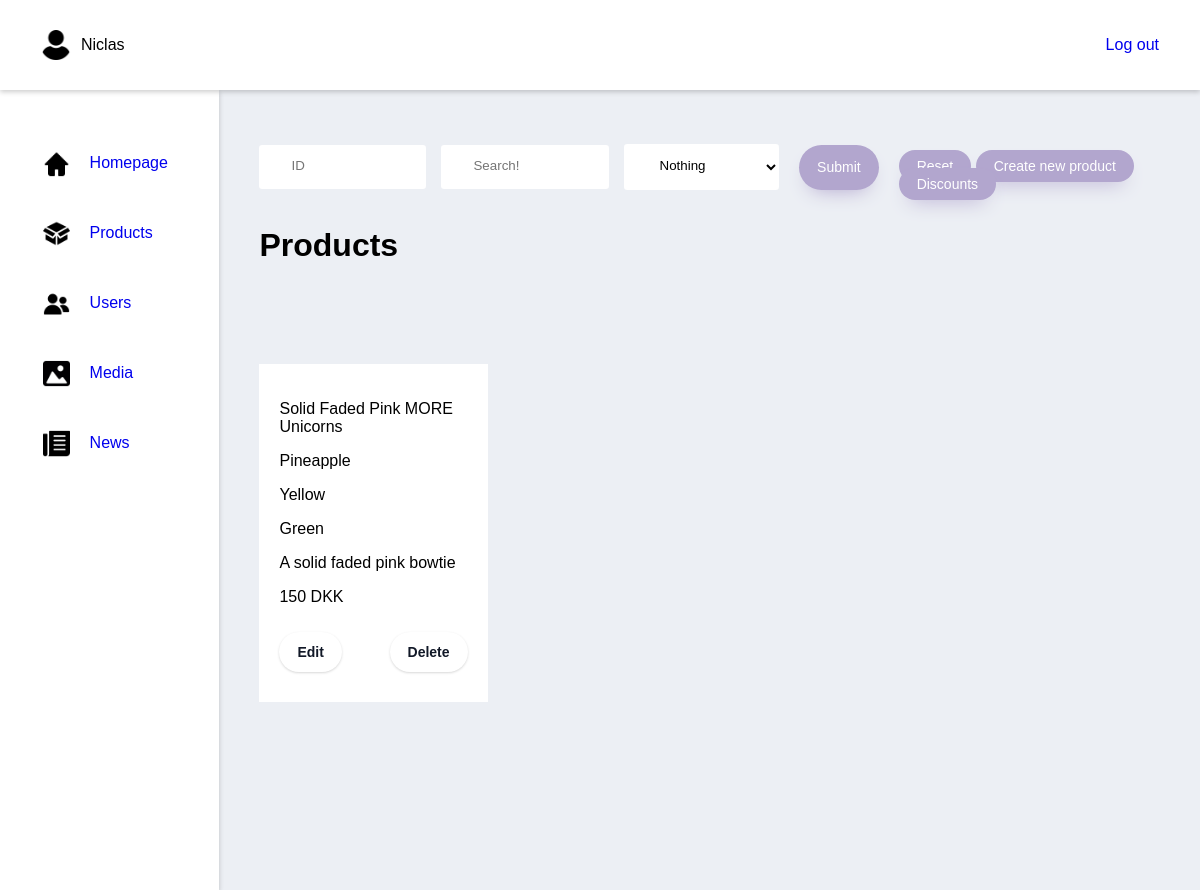
Page /adminProducts (signed in) on the earlier database version.
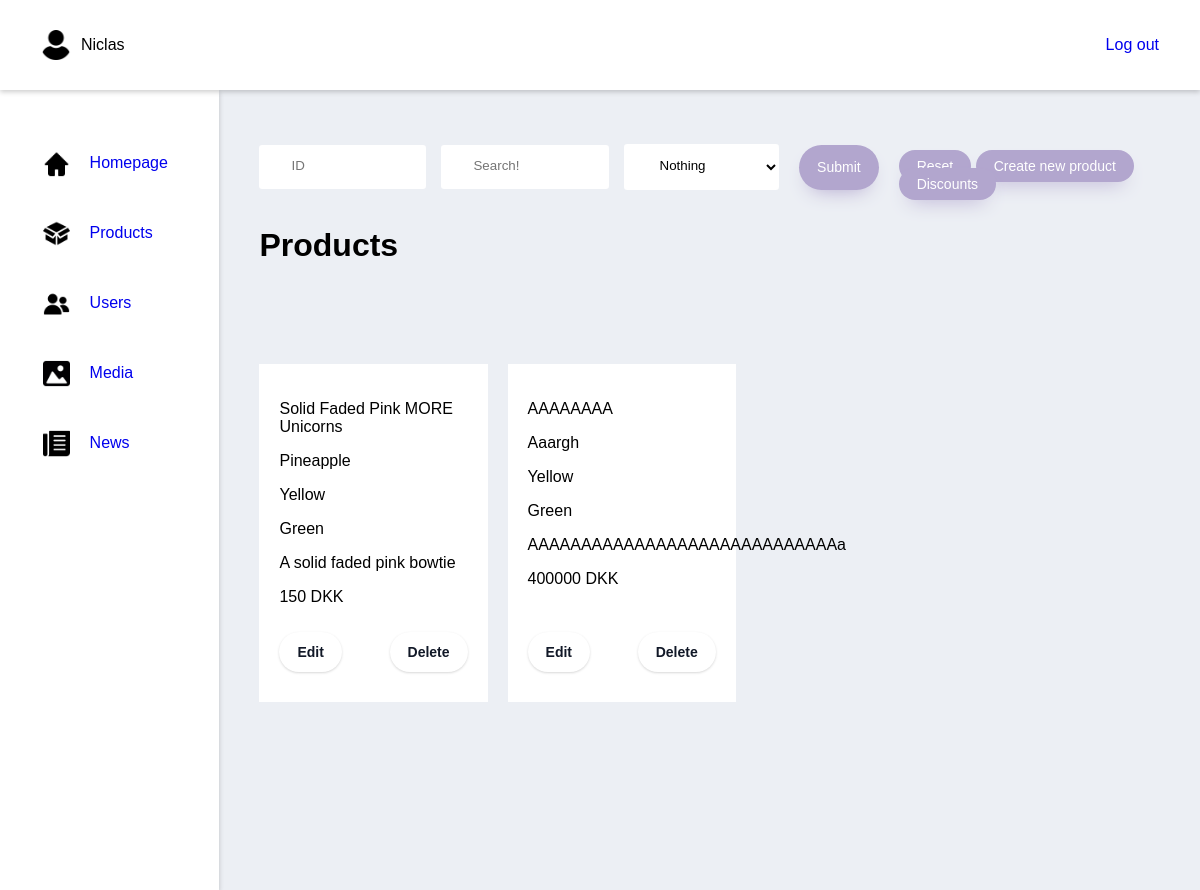
Same page on the later database version.
### tables this page shows
CREATE TABLE IF NOT EXISTS `products` (
  `products_id` int(11) NOT NULL AUTO_INCREMENT,
  `name` varchar(30) NOT NULL,
  `type` int(11) NOT NULL,
  `description` varchar(250) NOT NULL,
  `price` decimal(10,0) NOT NULL,
  `primary_image` varchar(250) DEFAULT NULL,
  PRIMARY KEY (`products_id`)
);

CREATE TABLE IF NOT EXISTS `product_types` (
  `id` int(11) NOT NULL AUTO_INCREMENT,
  `type` varchar(100) NOT NULL,
  PRIMARY KEY (`id`)
);

CREATE TABLE IF NOT EXISTS `assign_colors_to_products` (
  `product_id` int(11) NOT NULL,
  `color_id` int(11) NOT NULL,
  PRIMARY KEY (`product_id`,`color_id`)
);

CREATE TABLE IF NOT EXISTS `product_colors` (
  `id` int(11) NOT NULL AUTO_INCREMENT,
  `color` varchar(100) NOT NULL,
  PRIMARY KEY (`id`)
);

### index.php (called while the page is built, shortened)
<?php
    include "public/Router.php";
    $request = $_SERVER["REQUEST_URI"];
    $router = new Router($request);
    $router->get('/', 'views/frontend/Home');
    $router->get('/profile', 'views/login/profile');
    $router->get('/editProfileFunction', 'controllers/editProfile');
    $router->get('/loginFunction', 'controllers/login');
    $router->get('/signupFunction', 'controllers/signup');
    $router->get('/logoutFunction', 'controllers/logout');
    $router->get('/Product', 'views/frontend/Product');
    $router->get('/AboutUS', 'views/frontend/AboutUS');
    $router->get('/Contact', 'views/frontend/Contact');
    $router->get('/Checkout', 'views/frontend/Checkout');
    $router->get('/ProductShow', 'views/frontend/ProductShow');
    $router->get('/NewsShow', 'views/frontend/NewsShow');
    $router->get('/Breadcrumb', 'views/frontend/Breadcrumb');
    $router->get('/adminProducts', 'views/backend/products');

### models/handlers/ProductsHandler.php (called while the page is built, shortened)
<?php
$rootPath = "";
require_once $rootPath . "public/dbconn.php";
require_once $rootPath . "models/sql/Products.php";
class ProductsHandler extends Products{
    public $db;
    public function __construct($db) {
        $this->db = $db;
    }
    public function getAssignedColorsToProducts() {
        $getColorAssigments = $this->db->prepare($this->getColorAssigmentsQuery);
        $getColorAssigments->execute();
        $colorAssignments = $getColorAssigments->fetchAll();
        return $colorAssignments;
    }
    public function getProducts($search = '', $id = '', $type = '') {
        if( isset( $type ) && $type != '' ){
            if( isset( $id ) && $id != ''){
                $getProducts = $this->db->prepare($this->getProductsDynamicSearchQuery);
                $getProducts->bindParam(':id', $id);
            }else{
                $getProducts = $this->db->prepare($this->getProductsDynamicSearchWithoutIdQuery);
            }
            $getProducts->bindParam(':type', $type);
        }else{
            if( isset( $id ) && $id != ''){
                $getProducts = $this->db->prepare($this->getProductsDynamicSearchWithoutTypeQuery);
                $getProducts->bindParam(':id', $id);
            }else{
                $getProducts = $this->db->prepare($this->getProductsDynamicSearchWithoutIdAndTypeQuery);
            }
        }
        if ( isset( $search ) ){
            $search = "%" . $search . "%";
        }else{
            $search = "%";
        }
        $getProducts->bindParam(':search', $search);
        $getProducts->execute();
        $products = $getProducts->fetchAll();
        return $products;
    }
}
$ProductsHandler = new ProductsHandler($db);

### controllers/getProductsWithFilters.php (called while the page is built)
<?php
    $data = $ProductsHandler->getProducts(
        isset($_POST['search']) ? $_POST['search'] : "",
        isset($_POST['id']) ? $_POST['id'] : "",
        isset($_POST['type']) ? $_POST['type'] : ""
    );

### controllers/adminProducts.php (called while the page is built, shortened)
<?php
$colorAssignments = $ProductsHandler->getAssignedColorsToProducts();

### views/backend/products.php (the view, shortened to what this page needs)
<?php
    $rootPath = "";
    require_once $rootPath . "public/dbconn.php";
    require_once $rootPath . "models/handlers/productsHandler.php";
    require_once $rootPath . "models/handlers/Usershandler.php";
    require_once $rootPath . "controllers/createSale.php";
    require_once $rootPath . "controllers/createProduct.php";
    require_once $rootPath . "controllers/editProduct.php";
    require_once $rootPath . "controllers/adminProducts.php";
    require_once $rootPath . "controllers/getProductsWithFilters.php";
    require_once $rootPath . "views/backend/partials/header.php";
    $id = null;
    $search = null;
    $page = 0;
?>
<div class="wrapper">
    <form class="Admin-handlers" method="POST" action="adminProducts">
        <div class="Admin-search-product">
            <input class="input" type="text" name="id" placeholder="ID" value="<?php echo ($id != null) ? $id : ""; ?>">
            <input class="input" type="text" name="search" placeholder="Search!" value="<?php echo ($search != null) ? $search : ""; ?>">
                <select name="type" id="type">
                    <option value="">Nothing</option>
                </select>
            <input class="button submit" type="submit">
        </div>
        <div class="Reset_create_div">
            <a class="button" href="/adminProducts">Reset</a>
            <a class="button" href="/adminCreateProduct">Create new product</a>
            <a class="button" href="/adminSale">Discounts</a>
        </div>
    </form>
        <?php
            $pageNr = $page;
            $productsPrPage = 10;
            $pageMinIndex = $pageNr * $productsPrPage;
            $pageMaxIndex = $pageMinIndex + $productsPrPage;
        ?>
        <div class="Admin-page-title">
              <h1>Products</h1>
        </div>
<div class="wrapper-main-area">
        <div class="products">
                <?php
                    for($i = $pageMinIndex; $i < $pageMaxIndex && $i < count($data); $i++){
                        $indData = $data[$i];
                ?>
                        <div class="product">
                        <div class="product-info">
                            <p><?php echo $indData['name'] ?></p>
                            <p><?php echo $indData['type'] ?></p>
                            <?php
                                foreach($colorAssignments as $color){
                                    if($color['product_id'] == $indData['products_id']){
                            ?>
                                <p><?php echo $color['color'] ?></p>
                            <?php
                                    }
                                }
                            ?>
                            <p><?php echo $indData['description'] ?></p>
                            <p><?php echo $indData['price'] ?> DKK</p>
                        </div>
                            <div class="Edit-Delete-div">
                                <form method="POST" action="adminEditProduct">
                                    <input class="button-pagination" type="submit" value="Edit">
                                </form>
                                <form method="POST" action="adminProducts">
                                    <input class="button-pagination" type="submit" value="Delete">
                                </form>
                            </div>
                        </div>
                <?php
                    }
                ?>
        </div>
            <?php
                echo "<br>";
            ?>
</div>
</div>
<?php
    require_once $rootPath . "views/backend/partials/footer.php";
?>

### public/Router.php (shortened to what this page needs)
<?php
class Router{
    private $request;
    public function __construct($requestPara){
        $this->request = $requestPara;
    }
    public function get($route, $file){
        $uri = trim($this->request, "/");
        $uri = explode("/", $uri);
        if($uri[0] == trim($route, "/")){
            require_once $file . ".php";
        }
    }
}

### views/backend/partials/header.php (shortened to what this page needs)
<?php
    $rootPath = "";
?>
<!DOCTYPE html>
<html lang="en">
<head>
    <link rel="stylesheet" href="<?php echo $rootPath ?>views/backend/partials/css/style.css">
</head>
<body>
<div class="Top-nav">
    <div class="Login-info-div">
        <div class="Nav-admin-name">
            <div class="Nav-icon">
                <img src="assets/icons/user.png" alt="">
            </div>
            <?php
                if(isset($_SESSION['name'])){
            ?>
                <p>
                    <?php echo $_SESSION['name']; ?>
                </p>
        </div>
            <a class="Logout" href="/logoutFunction">Log out</a>
        <?php
            }
        ?>
    </div>
</div>
<div class="Admin-main-section">
    <aside>
        <nav>
            <ul>
                <li>
                    <div class="Nav-icon link-icon">
                        <img src="assets/icons/home.png" alt="">
                    </div>
                    <a href="/adminFrontpage">Homepage</a>
                </li>
                <li>
                    <div class="Nav-icon link-icon">
                        <img src="assets/icons/box.png" alt="">
                    </div>
                    <a href="/adminProducts">Products</a>
                </li>
                <li>
                    <div class="Nav-icon link-icon">
                        <img src="assets/icons/group.png" alt="">
                    </div>
                    <a href="/adminUsers">Users</a>
                </li>
                <li>
                    <div class="Nav-icon link-icon">
                        <img src="assets/icons/insert-picture-icon.png" alt="">
                    </div>
                    <a href="/adminMedia">Media</a>
                </li>
                <li>
                    <div class="Nav-icon link-icon">
                        <img src="assets/icons/news.png" alt="">
                    </div>
                    <a href="/adminNews">News</a>
                </li>
            </ul>
        </nav>
    </aside>

### views/backend/partials/footer.php (shortened to what this page needs)
</div>
</body>
</html>

### views/backend/partials/css/style.css (style rules this page uses)
body { margin: 0; padding: 0; box-sizing: border-box; font-family: 'Questrial', sans-serif; background: #ECEFF4; }
.Admin-main-section { display: flex; }
.Top-nav { display: flex; background: #ffffff; box-shadow: 0 2px 5px 0px rgba(0,0,0,.2); z-index: 10; position: relative; padding: 0 3%; }
.Logout { display: flex; align-items: center; }
aside { width: 280px; background: #ffffff; min-height: 100vh; box-shadow: 0 2px 5px 0px rgba(0,0,0,.2); }
aside nav { width: 100%; display: flex; flex-direction: column; align-items: center; }
.Login-info-div { padding: 20px 5px; width: 100vw; }
.Login-info-div { display: flex; justify-content: space-between; }
ul { height: auto !important; margin-top: 48px; padding-left: 0 !important; margin-right: 9px; }
li { height: 40px; margin-bottom: 20px; list-style-type: none; display: flex; align-items: center; padding: 5px; }
a:link { text-decoration: none; }
.wrapper { margin: 37px 0 0 40px; width: 100%; }
.wrapper-main-area { position: relative; }
.Reset_create_div { margin: 20px 0; }
.Admin-page-title { margin-top: 30px; }
.Admin-page-title h1 { margin-bottom: 0 !important; }
.Admin-handlers { display: flex; justify-content: space-between; margin-right: 2.5%; margin-top: 10px; height: 60px; }
.Admin-handlers .input, select { margin: 0 auto; padding: .8rem 2rem; border-radius: 0.2rem; background-color: rgb(255, 255, 255); border: none; width: 90%; display: block; border-bottom: 0.3rem solid transparent; transition: all 0.3s; margin-right: 15px; }
.Admin-search-product { display: flex; align-items: center; }
.Admin-search-product input, select { margin: 0 20px 0 0; }
.Nav-admin-name { display: flex; }
.Nav-icon { width: 30px; height: auto; display: flex; align-items: center; margin-right: 10px; }
.Nav-icon img { width: 100%; height: auto; }
.link-icon { width: 27px; margin-right: 20px; }
.button { background: #B2A6CE; border-radius: 999px; height: 45px; box-shadow: #B2A6CE 0 10px 20px -10px; box-sizing: border-box; color: #ffffff; cursor: pointer; font-size: 14px; opacity: 1; outline: 0 solid transparent; padding: 8px 18px; user-select: none; -webkit-user-select: none; width: fit-content; word-break: break-word; border: 0; }
.button-pagination { background-color: #FFFFFF; border: 0; border-radius: 999px; box-sizing: border-box; color: #111827; font-size: .875rem; font-weight: 600; line-height: 24px; padding: 8px 18px; text-align: center; text-decoration: none #D1D5DB solid; box-shadow: 0 1px 3px 0 rgba(0, 0, 0, 0.1), 0 1px 2px 0 rgba(0, 0, 0, 0.06); cursor: pointer; user-select: none; }
.submit { margin-left: 30px; }
.products { display: flex; flex-wrap: wrap; margin: 80px 0; }
.product { width: 20%; background: #ffffff; padding: 20px; margin: 20px 20px 20px 0; position: relative; height: auto; display: flex; flex-direction: column; justify-content: space-between; }
.Edit-Delete-div { display: flex; justify-content: space-between; padding: 10px 0; align-items: center; }

Differences in the rows shown:
added products: name "AAAAAAAA", product_types.type "Aaargh", description "AAAAAAAAAAAAAAAAAAAAAAAAAAAAAa", price "400000"
added assign_colors_to_products: product_colors.color "Yellow", shown under "AAAAAAAA"
added assign_colors_to_products: product_colors.color "Green", shown under "AAAAAAAA"
